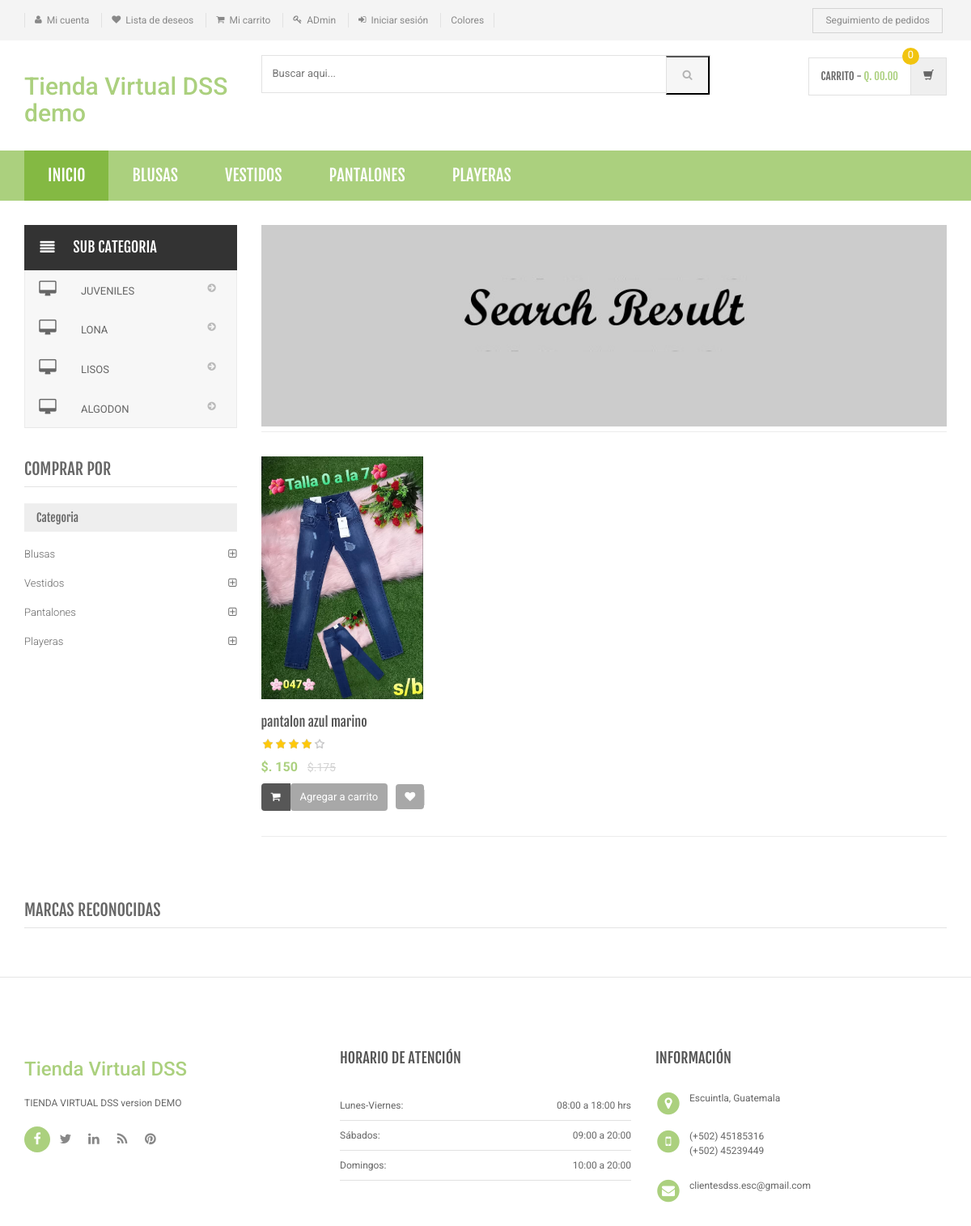
Screenshot of /search-result.php with the database file from the repository.
### tables this page shows
CREATE TABLE IF NOT EXISTS `category` (
  `id` int(11) NOT NULL AUTO_INCREMENT,
  `categoryName` varchar(255) DEFAULT NULL,
  `categoryDescription` longtext,
  `creationDate` timestamp NOT NULL DEFAULT CURRENT_TIMESTAMP,
  `updationDate` varchar(255) DEFAULT NULL,
  PRIMARY KEY (`id`)
);

CREATE TABLE IF NOT EXISTS `subcategory` (
  `id` int(11) NOT NULL AUTO_INCREMENT,
  `categoryid` int(11) DEFAULT NULL,
  `subcategory` varchar(255) DEFAULT NULL,
  `creationDate` timestamp NULL DEFAULT CURRENT_TIMESTAMP,
  `updationDate` varchar(255) DEFAULT NULL,
  PRIMARY KEY (`id`)
);

CREATE TABLE IF NOT EXISTS `products` (
  `id` int(11) NOT NULL AUTO_INCREMENT,
  `category` int(11) NOT NULL,
  `subCategory` int(11) DEFAULT NULL,
  `productName` varchar(255) DEFAULT NULL,
  `productCompany` varchar(255) DEFAULT NULL,
  `productPrice` int(11) DEFAULT NULL,
  `productPriceBeforeDiscount` int(11) DEFAULT NULL,
  `productDescription` longtext,
  `productImage1` varchar(255) DEFAULT NULL,
  `productImage2` varchar(255) DEFAULT NULL,
  `productImage3` varchar(255) DEFAULT NULL,
  `shippingCharge` int(11) DEFAULT NULL,
  `productAvailability` varchar(255) DEFAULT NULL,
  `postingDate` timestamp NULL DEFAULT CURRENT_TIMESTAMP,
  `updationDate` varchar(255) DEFAULT NULL,
  PRIMARY KEY (`id`)
);

### search-result.php (the view, shortened to what this page needs)
<?php
include('includes/config.php');
$find="%{$_POST['product']}%";
?>
<!DOCTYPE html>
<html lang="es">
	<head>
	    <link rel="stylesheet" href="assets/css/bootstrap.min.css">
	    <link rel="stylesheet" href="assets/css/main.css">
	    <link rel="stylesheet" href="assets/css/green.css">
	    <link rel="stylesheet" href="assets/css/owl.carousel.css">
		<link rel="stylesheet" href="assets/css/owl.transitions.css">
		<link href="assets/css/lightbox.css" rel="stylesheet">
		<link rel="stylesheet" href="assets/css/animate.min.css">
		<link rel="stylesheet" href="assets/css/rateit.css">
		<link rel="stylesheet" href="assets/css/bootstrap-select.min.css">
		<link rel="stylesheet" href="assets/css/config.css">
		<link href="assets/css/green.css" rel="alternate stylesheet" title="Green color">
		<link href="assets/css/blue.css" rel="alternate stylesheet" title="Blue color">
		<link href="assets/css/red.css" rel="alternate stylesheet" title="Red color">
		<link href="assets/css/orange.css" rel="alternate stylesheet" title="Orange color">
		<link href="assets/css/dark-green.css" rel="alternate stylesheet" title="Darkgreen color">
		<link rel="stylesheet" href="assets/css/font-awesome.min.css">
	</head>
    <body class="cnt-home">
<header class="header-style-1">
<?php include('includes/top-header.php');?>
<?php include('includes/main-header.php');?>
<?php include('includes/menu-bar.php');?>
</header>
<div class="body-content outer-top-xs">
	<div class='container'>
		<div class='row outer-bottom-sm'>
			<div class='col-md-3 sidebar'>
<div class="side-menu animate-dropdown outer-bottom-xs">
<div class="side-menu animate-dropdown outer-bottom-xs">
    <div class="head"><i class="icon fa fa-align-justify fa-fw"></i>Sub Categoria</div>
    <nav class="yamm megamenu-horizontal" role="navigation">
        <ul class="nav">
            <li class="dropdown menu-item">
              <?php $sql=mysqli_query($con,"select id,subcategory  from subcategory");
while($row=mysqli_fetch_array($sql))
{
    ?>
                <a href="sub-category.php?scid=<?php echo $row['id'];?>" class="dropdown-toggle"><i class="icon fa fa-desktop fa-fw"></i>
                <?php echo $row['subcategory'];?></a>
                <?php }?>
</li>
</ul>
    </nav>
</div>
</div>
	            <div class="sidebar-module-container">
	            	<h3 class="section-title">comprar por</h3>
	            	<div class="sidebar-filter">
<div class="sidebar-widget wow fadeInUp outer-bottom-xs ">
	<div class="widget-header m-t-20">
		<h4 class="widget-title">Categoria</h4>
	</div>
	<div class="sidebar-widget-body m-t-10">
	         <?php $sql=mysqli_query($con,"select id,categoryName  from category");
while($row=mysqli_fetch_array($sql))
{
    ?>
		<div class="accordion">
	    	<div class="accordion-group">
	            <div class="accordion-heading">
	                <a href="category.php?cid=<?php echo $row['id'];?>"  class="accordion-toggle collapsed">
	                   <?php echo $row['categoryName'];?>
	                </a>
	            </div>
	        </div>
	    </div>
	    <?php } ?>
	</div>
</div>
	            	</div>
	            </div>
            </div>
			<div class='col-md-9'>
	<div id="category" class="category-carousel hidden-xs">
		<div class="item">
			<div class="image">
				<img src="assets/images/banners/cat-banner-3.jpg" alt="" class="img-responsive">
			</div>
		</div>
</div>
				<div class="search-result-container">
					<div id="myTabContent" class="tab-content">
						<div class="tab-pane active " id="grid-container">
							<div class="category-product  inner-top-vs">
								<div class="row">
			<?php
$ret=mysqli_query($con,"select * from products where productName like '$find'");
$num=mysqli_num_rows($ret);
if($num>0)
{
while ($row=mysqli_fetch_array($ret))
{?>
		<div class="col-sm-6 col-md-4 wow fadeInUp">
			<div class="products">
	<div class="product">
		<div class="product-image">
			<div class="image">
				<a href="product-details.php?pid=<?php echo htmlentities($row['id']);?>"><img  src="assets/images/blank.gif" data-echo="admin/productimages/<?php echo htmlentities($row['id']);?>/<?php echo htmlentities($row['productImage1']);?>" alt="" width="200" height="300"></a>
			</div>
		</div>
		<div class="product-info text-left">
			<h3 class="name"><a href="product-details.php?pid=<?php echo htmlentities($row['id']);?>"><?php echo htmlentities($row['productName']);?></a></h3>
			<div class="rating rateit-small"></div>
			<div class="product-price">
				<span class="price">
					$. <?php echo htmlentities($row['productPrice']);?>			</span>
										     <span class="price-before-discount">$.<?php echo htmlentities($row['productPriceBeforeDiscount']);?></span>
			</div>
		</div>
					<div class="cart clearfix animate-effect">
				<div class="action">
					<ul class="list-unstyled">
						<li class="add-cart-button btn-group">
							<button class="btn btn-primary icon" data-toggle="dropdown" type="button">
								<i class="fa fa-shopping-cart"></i>
							</button>
							<a href="category.php?page=product&action=add&id=<?php echo $row['id']; ?>">
							<button class="btn btn-primary" type="button">Agregar a carrito</button></a>
						</li>
		                <li class="lnk wishlist">
							<a class="add-to-cart" href="category.php?pid=<?php echo htmlentities($row['id'])?>&&action=wishlist" title="Wishlist">
								 <i class="icon fa fa-heart"></i>
							</a>
						</li>
					</ul>
				</div>
			</div>
			</div>
			</div>
		</div>
	  <?php } } else {?>
		<div class="col-sm-6 col-md-4 wow fadeInUp"> <h3>No se encontraron productos</h3>
		</div>
<?php } ?>
										</div>
							</div>
						</div>
				</div>
			</div>
		</div></div>
		<?php include('includes/brands-slider.php');?>
</div>
</div>
<?php include('includes/footer.php');?>
</body>
</html>

### includes/menu-bar.php (shortened to what this page needs)
<div class="header-nav animate-dropdown">
    <div class="container">
        <div class="yamm navbar navbar-default" role="navigation">
            <div class="nav-bg-class">
                <div class="navbar-collapse collapse" id="mc-horizontal-menu-collapse">
	<div class="nav-outer">
		<ul class="nav navbar-nav">
			<li class="active dropdown yamm-fw">
				<a href="index.php" data-hover="dropdown" class="dropdown-toggle">Inicio</a>
			</li>
              <?php $sql=mysqli_query($con,"select id,categoryName  from category limit 6");
while($row=mysqli_fetch_array($sql))
{
    ?>
			<li class="dropdown yamm">
				<a href="category.php?cid=<?php echo $row['id'];?>"> <?php echo $row['categoryName'];?></a>
			</li>
			<?php } ?>
		</ul>
		<div class="clearfix"></div>
	</div>
</div>
            </div>
        </div>
    </div>
</div>

### rows the page displays
category: categoryName "BLUSAS", categoryName "Blusas"
category: categoryName "VESTIDOS", categoryName "Vestidos"
category: categoryName "PANTALONES", categoryName "Pantalones"
category: categoryName "PLAYERAS", categoryName "Playeras"
subcategory: subcategory "JUVENILES"
subcategory: subcategory "LONA"
subcategory: subcategory "LISOS"
subcategory: subcategory "ALGODON"
products: productImage1 (picture), productName "pantalon azul marino", productPrice "150", productPriceBeforeDiscount "175"
